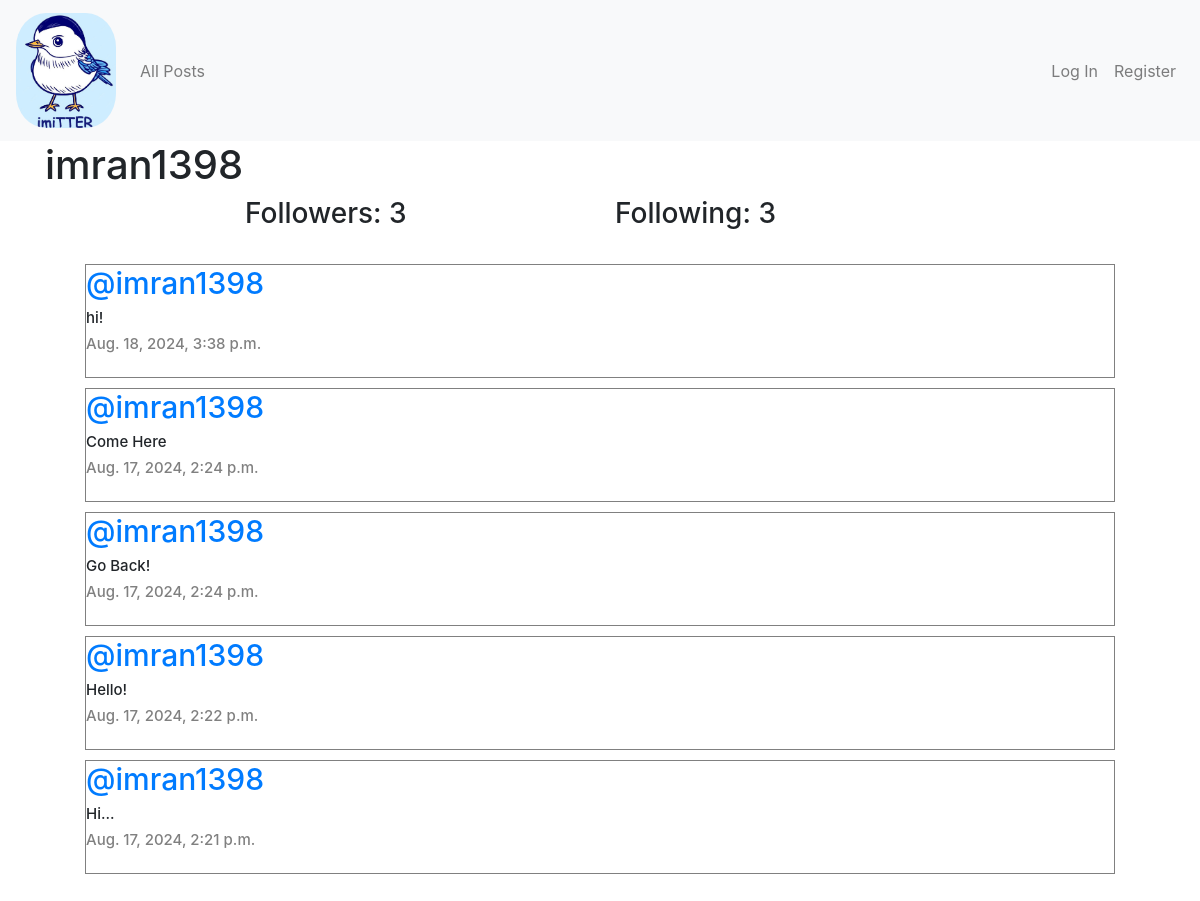
The page /profile/2 on the database its author committed.
### network/models.py (models this page shows, shortened)
class User(AbstractUser):
    pass

class Post(models.Model):
    content = models.CharField(max_length=140)
    user = models.ForeignKey(User, on_delete=models.CASCADE, related_name="author")
    date = models.DateTimeField(auto_now_add=True)

### network/views.py (the view)
# urls.py: path("profile/<int:user_id>", views.profile, name="profile"),
def profile(request, user_id):
    user = User.objects.get(pk=user_id)
    allPosts = Post.objects.filter(user=user).order_by("id").reverse()
    following = Follow.objects.filter(user=user)
    followers = Follow.objects.filter(user_follower=user)
    try:
        checkFollow = followers.filter(user=User.objects.get(pk=request.user.id))
        if len(checkFollow) != 0:
            isFollowing = True
        else:
            isFollowing = False
    except:
        isFollowing = False
    paginator = Paginator(allPosts, 10)
    page_number = request.GET.get('page')
    posts_of_the_page = paginator.get_page(page_number)
    return render(request, "network/profile.html", {
        "allPosts": allPosts,
        "posts_of_the_page": posts_of_the_page,
        "username": user.username,
        "following": following,
        "followers": followers,
        "isFollowing": isFollowing,
        "user_profile": user
    })

### network/templates/network/profile.html (shortened to what this page needs)
{% extends "network/layout.html" %}
{% block body %}
    <h1>{{ username }}</h1>
    <div class="container">
        <div class="row d-flex justify-content-center">
            <h3 class="col-4">Followers: {{ followers.count }}</h3>
            <h3 class="col-4">Following: {{ following.count }}</h3>
        </div>
    </div>
    <div class="all-posts">
        {% for post in posts_of_the_page %}
            <div class="row post">
                <h5 class="username"><a href="{% url 'profile' user_id=post.user.id %}">@{{ post.user }}</a></h5>
                <h6 class="content">{{ post.content }}</h6>
                <h6 class="date">{{ post.date }}</p>
            </div>
        {% endfor %}
    </div>
{% endblock %}

### network/static/network/styles.css (style rules this page uses)
.all-posts { display: flex; justify-content: flex-start; flex-direction: column; margin: 20px; }
.post { border: 0.1px solid gray; display: flex; justify-content: center; flex-direction: column; box-sizing: border-box; margin: 5px 20px; }
.content { font-size: 15px; }
.username { font-size: 30px; }
.date { color: gray; font-size: 15px; }

### rows shown on the page
User: username "imran1398"
Post: user "imran1398", content "hi!", date "Aug. 18, 2024, 3:38 p.m."
Post: user "imran1398", content "Come Here", date "Aug. 17, 2024, 2:24 p.m."
Post: user "imran1398", content "Go Back!", date "Aug. 17, 2024, 2:24 p.m."
Post: user "imran1398", content "Hello!", date "Aug. 17, 2024, 2:22 p.m."
Post: user "imran1398", content "Hi...", date "Aug. 17, 2024, 2:21 p.m."

### other values the page prints
{{ followers.count }} "3"
{{ following.count }} "3"
